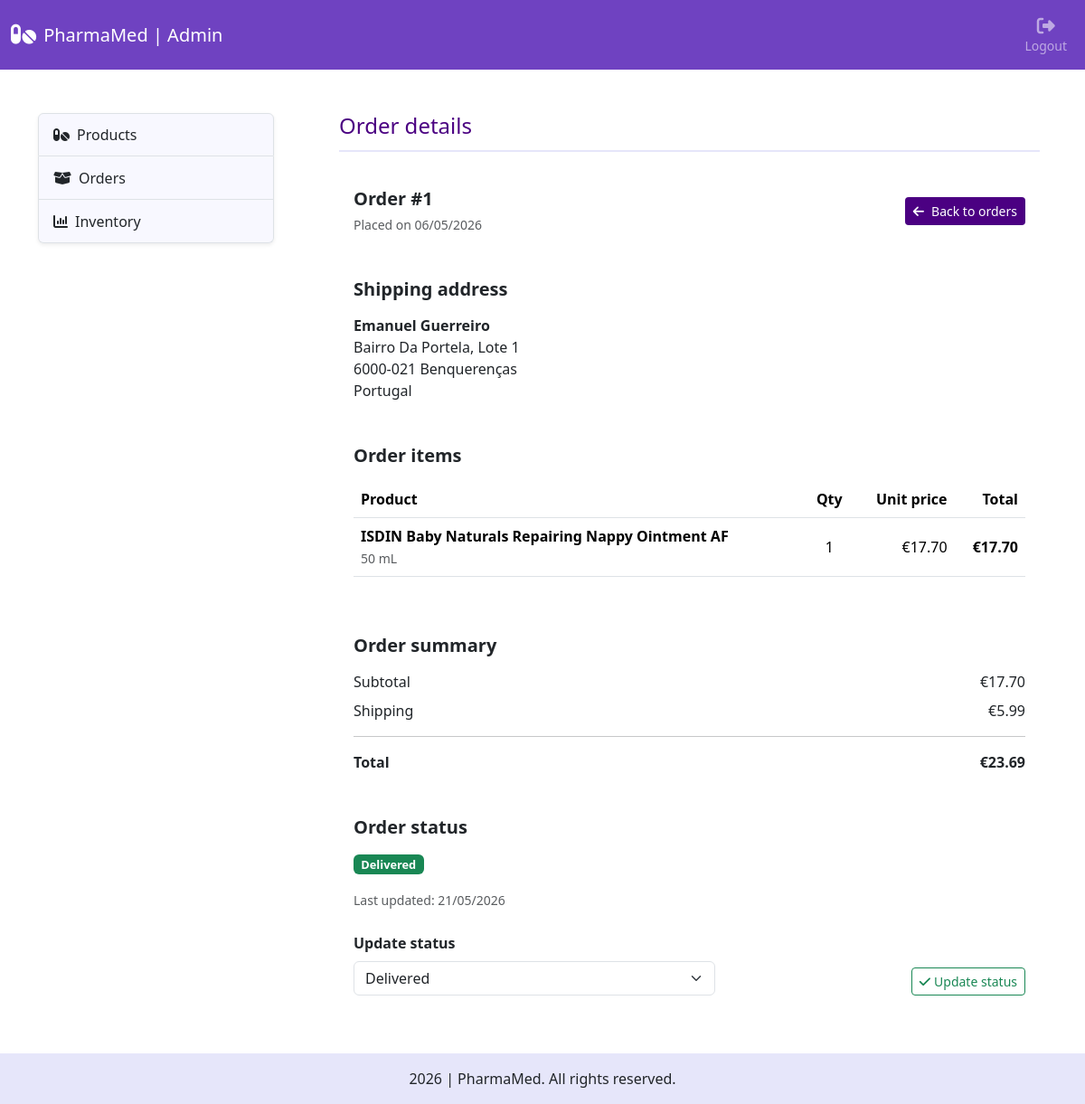
/admin/orders/1 (signed in), run on an earlier commit of the app's database.
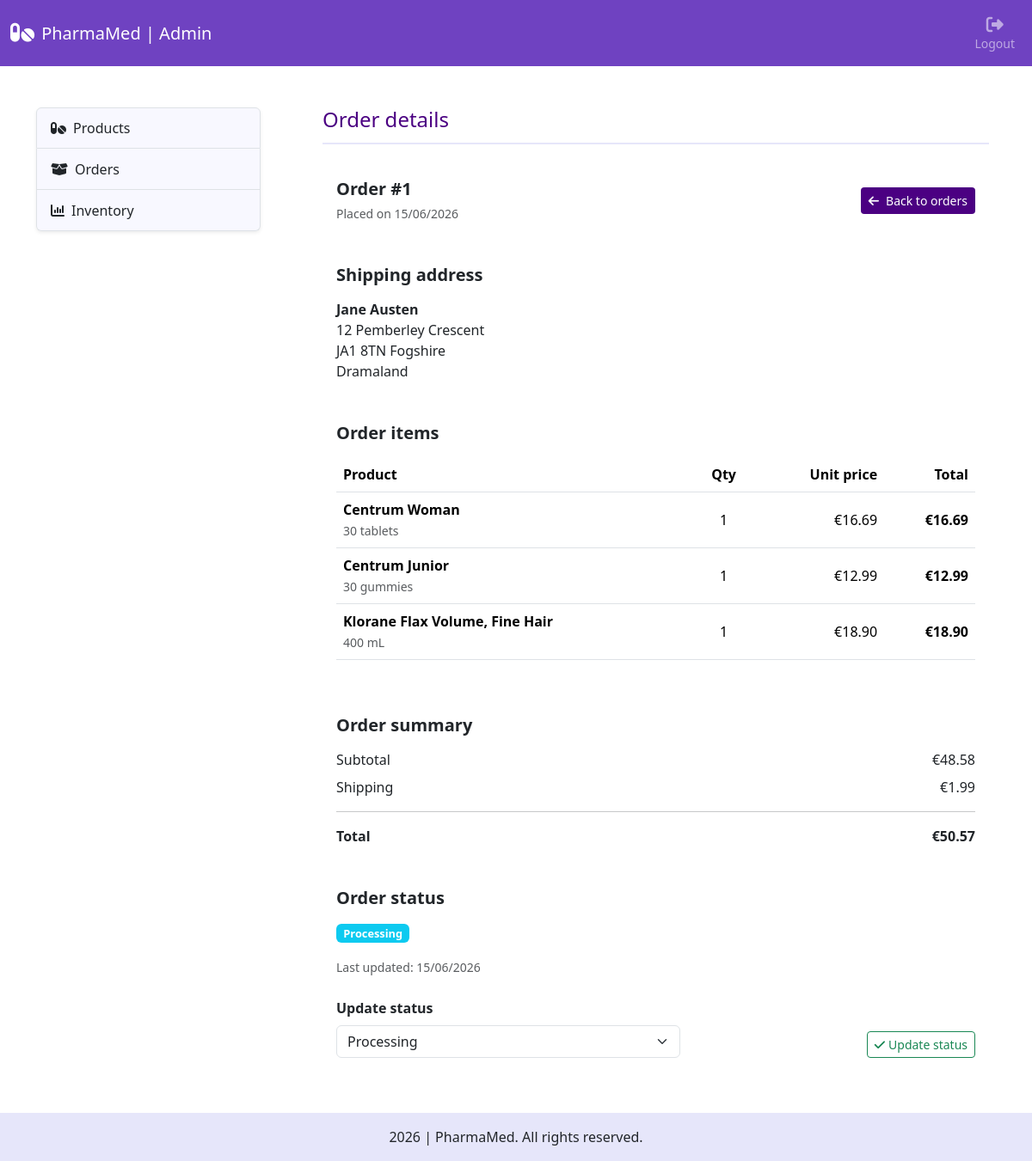
And on a later commit of the database.
### tables this page shows
CREATE TABLE orders (
    id INTEGER PRIMARY KEY AUTOINCREMENT,
    user_id INTEGER NOT NULL,
    address_id INTEGER NOT NULL,
    full_name TEXT NOT NULL,
    address_line TEXT NOT NULL,
    postal_code TEXT NOT NULL,
    city TEXT NOT NULL,
    country TEXT NOT NULL,
    shipping_method TEXT NOT NULL,
    subtotal REAL NOT NULL,
    shipping_cost REAL NOT NULL,
    total REAL NOT NULL,
    status TEXT NOT NULL DEFAULT 'pending',
    created_at TIMESTAMP DEFAULT CURRENT_TIMESTAMP,
    updated_at TIMESTAMP DEFAULT CURRENT_TIMESTAMP,
    FOREIGN KEY (user_id) REFERENCES users(id)
);

CREATE TABLE order_items (
    id INTEGER PRIMARY KEY AUTOINCREMENT,
    order_id INTEGER NOT NULL,
    product_id INTEGER NOT NULL,
    name TEXT NOT NULL,
    pack_size TEXT NOT NULL,
    quantity INTEGER NOT NULL,
    price REAL NOT NULL,
    FOREIGN KEY (order_id) REFERENCES orders(id) ON DELETE CASCADE
);

### app/routes/admin.py (the view)
@admin_bp.route("/orders/<int:order_id>", methods=["GET", "POST"])
@admin_required
def admin_order_details(order_id):
    db = get_db()
    order = get_order_by_id(db, order_id)
    if not order:
        abort(404)
    order_items = get_order_items(db, order_id)
    source = request.form if request.method == "POST" else request.args
    base_params = {
        "page": source.get("page", 1),
        "sort": source.get("sort", "id"),
        "direction": source.get("direction", "asc"),
        "filter_option": source.get("filter_option", "all"),
    }
    if request.method == "POST":
        status = request.form.get("status")
        allowed_statuses = ["pending", "processing", "shipped", "delivered", "cancelled"]
        if status not in allowed_statuses:
            flash("Invalid order status", "danger")
            return redirect(url_for("admin.admin_order_details", order_id=order_id, **base_params))
        update_order_status(
            db=db,
            status=status,
            order_id=order_id
        )
        db.commit()
        flash("Order status updated successfully", "success")
        return redirect(url_for("admin.admin_orders", **base_params))
    else:
        return render_template("admin/order_details.html", order=order, order_items=order_items, base_params=base_params)

### app/__init__.py (called while the page is built)
@app.context_processor
def inject_globals():
    return {
        "categories_menu": load_categories_menu(),
        "cart_count": get_cart_count()
    }

### app/services/admin_service.py (called while the page is built)
def get_admin_by_id(admin_id):
    db = get_db()
    return db.execute(
        """
        SELECT id
        FROM admins
        WHERE id = ?
        """,
        (admin_id,)
    ).fetchone()

### app/services/cart_service.py (called while the page is built)
def get_cart_count():
    db = get_db()
    if current_user.is_authenticated:
        return db_cart_count(db, current_user.id)
    session_cart = session.get('cart', {})
    return sum(session_cart.values())

### app/services/order_service.py (called while the page is built)
def get_order_items(db, order_id):
    return db.execute(
        """
        SELECT *
        FROM order_items
        WHERE order_id = ?
        """,
        (order_id,)
    ).fetchall()

def get_order_by_id(db, order_id):
    return db.execute(
        """
        SELECT *
        FROM orders
        WHERE id = ?
        """,
        (order_id,)
    ).fetchone()

### app/utils/db.py (called while the page is built)
def get_db():
    if "db" not in g:
        g.db = sqlite3.connect(DATABASE_PATH)
        g.db.row_factory = sqlite3.Row
        g.db.execute("PRAGMA foreign_keys = ON")
    return g.db

### app/templates/admin/order_details.html (shortened to what the changed rows need)
{% extends "admin/admin.html" %}
{% block admin_content %}
<div class="section-heading pb-1 mb-4">
    <h1 class="fs-4">Order details</h1>
</div>
<div class="card border-0">
    <div class="card-body">
        <div class="d-flex justify-content-between align-items-center flex-wrap gap-3 mb-5">
            <div class="order-2 order-md-1">
                <h2 class="fs-5 fw-semibold mb-1">
                    Order #{{ order.id }}
                </h2>
                <small class="text-muted">
                    Placed on {{ order.created_at | format_date }}
                </small>
            </div>
        </div>
        <div class="mb-5">
            <h2 class="fs-5 fw-semibold mb-3">Shipping address</h2>
            <div class="fw-semibold">{{ order.full_name }}</div>
            <div>{{ order.address_line }}</div>
            <div>{{ order.postal_code }} {{ order.city }}</div>
            <div>{{ order.country }}</div>
        </div>
        <div class="mb-5">
            <h2 class="fs-5 fw-semibold mb-3">Order items</h2>
            {% if order_items %}
                <div class="table-responsive">
                    <table class="table align-middle">
                        <thead>
                            <tr>
                                <th>Product</th>
                                <th class="text-center">Qty</th>
                                <th class="text-end">Unit price</th>
                                <th class="text-end">Total</th>
                            </tr>
                        </thead>
                        <tbody>
                        {% for item in order_items %}
                            <tr>
                                <td>
                                    <div class="fw-semibold">{{ item.name }}</div>
                                    <small class="text-muted">{{ item.pack_size }}</small>
                                </td>
                                <td class="text-center">{{ item.quantity }}</td>
                                <td class="text-end">€{{ "%.2f"|format(item.price) }}</td>
                                <td class="text-end fw-semibold">€{{ "%.2f"|format(item.quantity * item.price) }}</td>
                            </tr>
                        {% endfor %}
                        </tbody>
                    </table>
                </div>
            {% else %}
                <div class="text-center text-muted py-4">
                    <i class="fa-solid fa-box-open fa-lg me-2" aria-hidden="true"></i>No items found
                </div>
            {% endif %}
        </div>
        <div class="mb-5">
            <h2 class="fs-5 fw-semibold mb-3">Order summary</h2>
            <div class="d-flex justify-content-between mb-2">
                <span>Subtotal</span>
                <span>€{{ "%.2f"|format(order.subtotal) }}</span>
            </div>
            <div class="d-flex justify-content-between mb-2">
                <span>Shipping</span>
                <span>€{{ "%.2f"|format(order.shipping_cost) }}</span>
            </div>
            <div class="d-flex justify-content-between fw-semibold">
                <span>Total</span>
                <span>€{{ "%.2f"|format(order.total) }}</span>
            </div>
        </div>
        <div>
            <h2 class="fs-5 fw-semibold mb-3">Order status</h2>
            <div class="mb-3">
                <span class="badge {% if order.status == 'pending' %}bg-warning{% elif order.status == 'processing' %}bg-info{% elif order.status == 'shipped' %}bg-primary{% elif order.status == 'delivered' %}bg-success{% elif order.status == 'cancelled' %}bg-danger{% endif %}">
                    {{ order.status|title }}
                </span>
            </div>
            <div class="mb-4">
                <small class="text-muted">Last updated: {{ order.updated_at | format_date }}</small>
            </div>
            <form method="POST" action="{{ url_for('admin.admin_order_details', order_id=order.id, page=base_params.page, sort=base_params.sort, direction=base_params.direction, filter_option=base_params.filter_option) }}">
                <div class="d-flex flex-column flex-md-row align-items-md-end gap-3">
                    <div class="update-status mb-3 mb-md-0 flex-grow-1">
                        <label class="form-label fw-semibold" for="status">
                            Update status
                        </label>
                        <select id="status" name="status" class="form-select">
                            <option value="processing" {% if order.status == 'processing' %}selected{% endif %}>
                                Processing
                            </option>
                            <option value="delivered" {% if order.status == 'delivered' %}selected{% endif %}>
                                Delivered
                            </option>
                        </select>
                    </div>
                </div>
            </form>
        </div>
    </div>
</div>
{% endblock %}

What changed in the data, as far as the page shows it:
removed order_items: name "ISDIN Baby Naturals Repairing Nappy Ointment AF", pack_size "50 mL", quantity "1", price "17.70", item.quantity*item.price "17.70"
changed orders id 1: created_at "06/05/2026" → "15/06/2026"; full_name "Emanuel Guerreiro" → "Jane Austen"; address_line "Bairro Da Portela, Lote 1" → "12 Pemberley Crescent"; postal_code "6000-021" → "JA1 8TN"; city "Benquerenças" → "Fogshire"; country "Portugal" → "Dramaland"; subtotal "17.70" → "48.58"; shipping_cost "5.99" → "1.99"; total "23.69" → "50.57"; status "Delivered" → "Processing"; updated_at "21/05/2026" → "15/06/2026"
added order_items: name "Centrum Woman", pack_size "30 tablets", quantity "1", price "16.69", item.quantity*item.price "16.69"
now on this page (row edited): order_items: name "Centrum Junior", pack_size "30 gummies", quantity "1", price "12.99", item.quantity*item.price "12.99"
now on this page (row edited): order_items: name "Klorane Flax Volume, Fine Hair", pack_size "400 mL", quantity "1", price "18.90", item.quantity*item.price "18.90"
